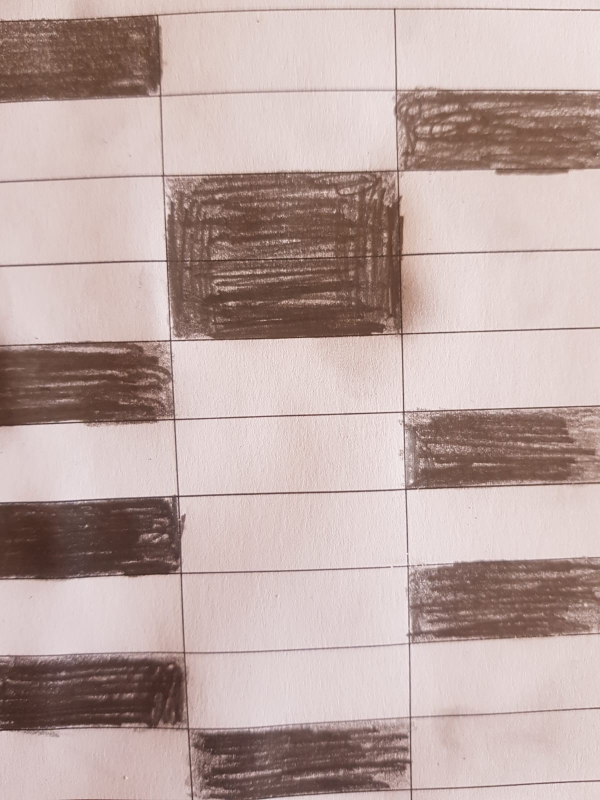
%> input picture test1.jpeg, 1200 x 1600 px (shown at 1/2 size)
$ octave test.m   (GNU Octave 9; MATLAB toolbox functions it lacks are replaced by stand-ins)
%> lines starting %> are read from the running program, lines starting %| are printed output that depends on the picture; in (x1, y1, x2, y2) boxes, pixels count from 0 and x2, y2 are one past the last pixel; in counts of white or black regions, pixels touching at a corner belong together; the program's own positions count from 1
close all; clear all; clc
%On commence par définir les matrices qui correspondent aux réponses A,B et C
%La matrice A
a=[0 0 0 0 0 0 0 0 0 1 1 1 1 1 1 1 1 1 1 1 1 1 1 1 1 1 1
   0 0 0 0 0 0 0 0 0 1 1 1 1 1 1 1 1 1 1 1 1 1 1 1 1 1 1
   0 0 0 0 0 0 0 0 0 1 1 1 1 1 1 1 1 1 1 1 1 1 1 1 1 1 1
   0 0 0 0 0 0 0 0 0 1 1 1 1 1 1 1 1 1 1 1 1 1 1 1 1 1 1
   0 0 0 0 0 0 0 0 0 1 1 1 1 1 1 1 1 1 1 1 1 1 1 1 1 1 1
   0 0 0 0 0 0 0 0 0 1 1 1 1 1 1 1 1 1 1 1 1 1 1 1 1 1 1
   0 0 0 0 0 0 0 0 0 1 1 1 1 1 1 1 1 1 1 1 1 1 1 1 1 1 1
   0 0 0 0 0 0 0 0 0 1 1 1 1 1 1 1 1 1 1 1 1 1 1 1 1 1 1
   0 0 0 0 0 0 0 0 0 1 1 1 1 1 1 1 1 1 1 1 1 1 1 1 1 1 1];
%La matrice B
b=[1 1 1 1 1 1 1 1 1 0 0 0 0 0 0 0 0 0 1 1 1 1 1 1 1 1 1
   1 1 1 1 1 1 1 1 1 0 0 0 0 0 0 0 0 0 1 1 1 1 1 1 1 1 1
   1 1 1 1 1 1 1 1 1 0 0 0 0 0 0 0 0 0 1 1 1 1 1 1 1 1 1
   1 1 1 1 1 1 1 1 1 0 0 0 0 0 0 0 0 0 1 1 1 1 1 1 1 1 1
   1 1 1 1 1 1 1 1 1 0 0 0 0 0 0 0 0 0 1 1 1 1 1 1 1 1 1
   1 1 1 1 1 1 1 1 1 0 0 0 0 0 0 0 0 0 1 1 1 1 1 1 1 1 1
   1 1 1 1 1 1 1 1 1 0 0 0 0 0 0 0 0 0 1 1 1 1 1 1 1 1 1
   1 1 1 1 1 1 1 1 1 0 0 0 0 0 0 0 0 0 1 1 1 1 1 1 1 1 1
   1 1 1 1 1 1 1 1 1 0 0 0 0 0 0 0 0 0 1 1 1 1 1 1 1 1 1];
%La matrice C
c=[1 1 1 1 1 1 1 1 1 1 1 1 1 1 1 1 1 1 0 0 0 0 0 0 0 0 0
   1 1 1 1 1 1 1 1 1 1 1 1 1 1 1 1 1 1 0 0 0 0 0 0 0 0 0
   1 1 1 1 1 1 1 1 1 1 1 1 1 1 1 1 1 1 0 0 0 0 0 0 0 0 0
   1 1 1 1 1 1 1 1 1 1 1 1 1 1 1 1 1 1 0 0 0 0 0 0 0 0 0
   1 1 1 1 1 1 1 1 1 1 1 1 1 1 1 1 1 1 0 0 0 0 0 0 0 0 0
   1 1 1 1 1 1 1 1 1 1 1 1 1 1 1 1 1 1 0 0 0 0 0 0 0 0 0
   1 1 1 1 1 1 1 1 1 1 1 1 1 1 1 1 1 1 0 0 0 0 0 0 0 0 0
   1 1 1 1 1 1 1 1 1 1 1 1 1 1 1 1 1 1 0 0 0 0 0 0 0 0 0
   1 1 1 1 1 1 1 1 1 1 1 1 1 1 1 1 1 1 0 0 0 0 0 0 0 0 0];
%On transforme les les 3 matrices en leurs transposées
aa=transpose(a);
bb=transpose(b);
cc=transpose(c);
%On demande au professeur d'entrez le nombre de questions de l'examen
i=1;
n=input('entrez le nombre de question \n');
%> the answer given: 3
%On initialisize la matrice base
base=[];
%On demande au prof d'entrez les bonnes réponses à chaque question A=1,B=2
%et C=3
%Au fur et à mesure que le prof entre la bonne réponse construction
%des matrices targets et base par concatenation des transposées des
%matrices A,B et C
while(i<=n)
    prof(i)=input('entrez la bonne réponse ');
    switch prof(i)
    case 1
        base(:,i)=aa(:);
        targets(:,i)=[1;0];
    case 2
        base(:,i)=bb(:);
        targets(:,i)=[0;1];
    case 3
        base(:,i)=cc(:);
        targets(:,i)=[1;1];
    otherwise
        disp('Erreur')
        break
end
    i=i+1;
end
%> this loop made 3 passes; the answer given on pass 1: 3
%Lecture de la photo de la copie de l'étudiant
m1=imread('test1.jpeg');
%> m1 is the input picture: size 1600x1200x3 uint8; mean R, G, B 189.1, 168.1, 163.9
%Transformation de la photo en mtrice
x1=im2bw(m1);
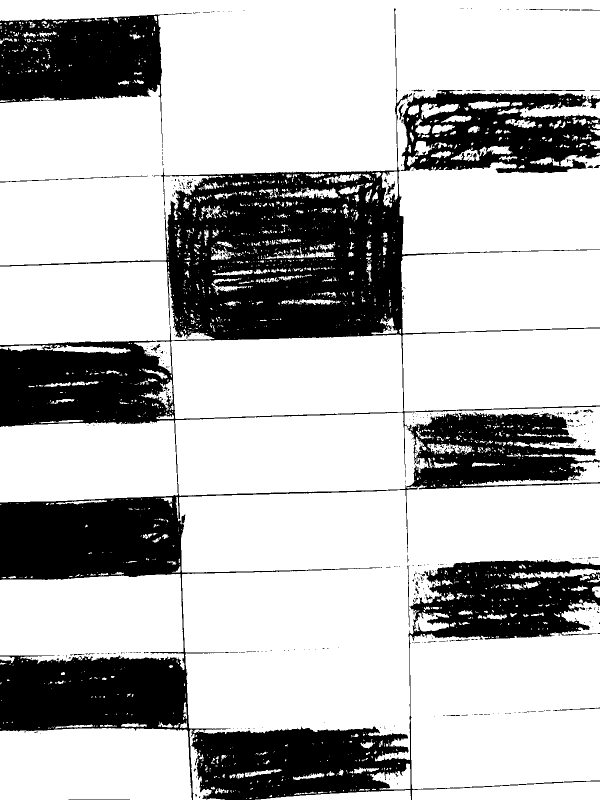
%> x1: size 1600x1200 logical (shown at 1/2 size); 72.9% white; 574 black regions (521 under 20 px), largest, box (x1, y1, x2, y2) and area: (0, 230, 1200, 1600) 423326, (0, 27, 350, 287) 49135, (801, 180, 1200, 346) 41911
%Changement de la taille de la matrice de façon qu'elle devient de 27 bits
%en largeur et 9* nombres de questions en longueur
r= imresize(x1,[9*n,27]);
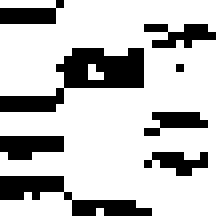
%> r: size 27x27 logical (shown 8 times larger); 75.7% white; black in thin lines or dots
%Affichage de la matrice copie étudiant
subplot(2,3,1), imshow(r)
%Decomposition de la matrice copie étudiant selon le nombres de questions
%pour pouvoir comparer la réponse émise pour chaque question avec la
%matrice correspondante à la bonne réponse
j=1;k=1;
t=[];
ri=[];
Ri=[];
while(j<=n*9 && k<=n )
   ri=r(j:j+8,:);
   Ri=transpose(ri);
   t(:,k)=Ri(:);
   j=j+9;
   k=k+1;
end
%> after the loop, j = 28; k = 4; t = 243 rows, first 12: [1 1 0; 1 1 0; 1 1 0; 1 1 0; 1 1 0; 1 1 0; 1 1 0; 0 1 0; 1 0 1; 1 0 1; 1 0 1; 1 1 1]
%Définition des paramètres du réseau de neuronnes
tp=targets;
nb=243*n;%nombres des entrées correspond aux nombres de bits de la matrices copie étudiant 9*27*nombre de questions
nb=[nb 243 200 10 2];%la taille de la couche de sortie 2
%> (the run ends here)
